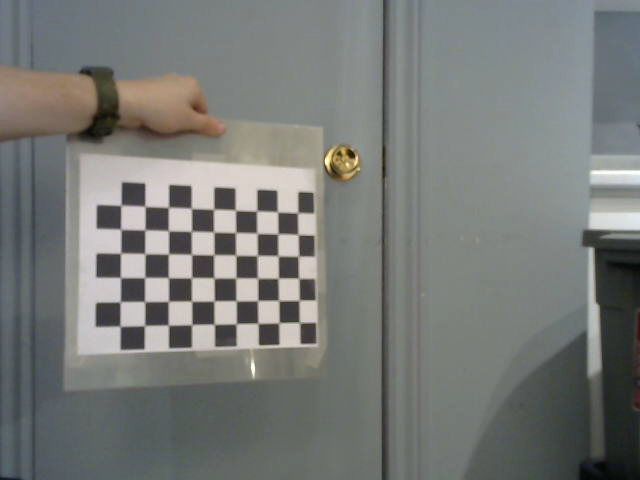
#> input picture calibrationR2/chessboard-R100.png, 640 x 480 px, given in place of chessboard-R0.png, which was not available
$ python main.py   (older library calls are emulated)
#> lines starting #> are read from the running program, lines starting #| are printed output that depends on the picture; pictures that were not available may be replaced by others from this repository, and a replacement may not be noted
### Calibration.py
import numpy as np
import cv2

def calibration(isDebug = False):
#> called with isDebug = False
    imgDirL = 'calibrationL2/'
    imgDirR = 'calibrationR2/'

    # isDebug = True

    criteria = (cv2.TERM_CRITERIA_EPS + cv2.TERM_CRITERIA_MAX_ITER, 30, 0.001)
    criteria_stereo = (cv2.TERM_CRITERIA_EPS + cv2.TERM_CRITERIA_MAX_ITER, 30, 0.001)

    # Square dimension
    calibrationsquaredimension = 26

    # Prepare object points
    objp = np.zeros((9*6, 3), np.float32)
    objp[:, :2] = np.mgrid[0:9, 0:6].T.reshape(-1, 2) * calibrationsquaredimension

    # Arrays to store object points and image points from all images
    objpoints = []   # 3d points in real world space
    imgpointsR = []   # 2d points in image plane
    imgpointsL = []

    # Start calibration from the camera
    print('Reading calibration samples for the 2 cameras... ')
    # Call all saved images
    for i in range(0, 101):   # Number of calibration pics
        t = str(i)
        ChessImaR = cv2.imread(imgDirR+'chessboard-R'+t+'.png', 0)    # Right side
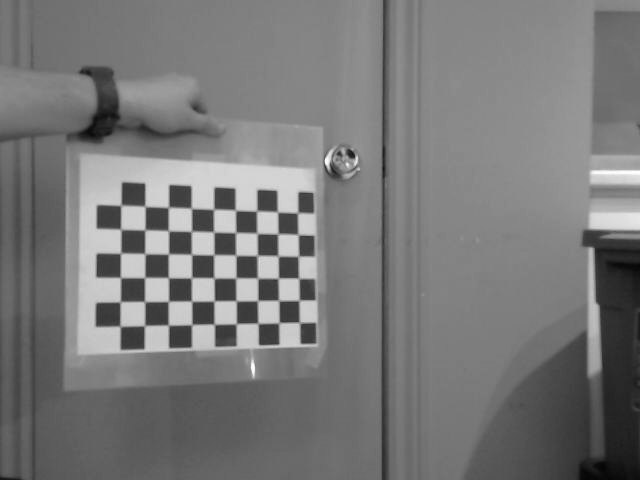
#> ChessImaR: shape (480, 640); min 5, max 255, mean 120.5
        ChessImaL = cv2.imread(imgDirL+'chessboard-L'+t+'.png', 0)    # Left side
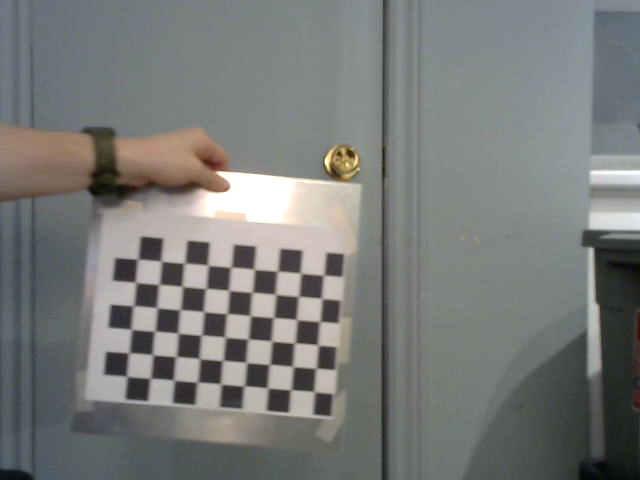
#> input picture calibrationR2/chessboard-R11.png, 640 x 480 px, given in place of chessboard-L0.png, which was not available
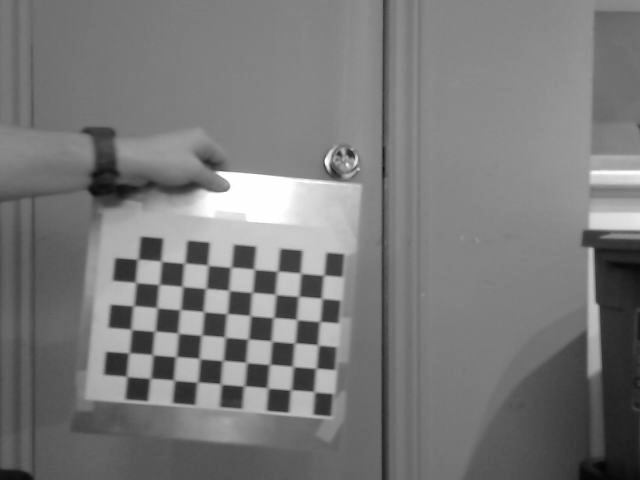
#> ChessImaL: shape (480, 640); min 3, max 255, mean 121.2
        retR, cornersR = cv2.findChessboardCorners(ChessImaR, (9, 6), None)  # chees corners we are looking for
#> retR = True; cornersR = 54 rows, first 8: [300.1, 323.6], [279.6, 322], [257.9, 323.2], [235.4, 324.5], [214.3, 324.3], [191.7, 324.8], [168, 324.7], [144, 326.1]
        retL, cornersL = cv2.findChessboardCorners(ChessImaL, (9, 6), None)  # Left side
#> retL = True; cornersL = 54 rows, first 8: [313.3, 391.2], [290.6, 389.5], [268.5, 388.7], [243.4, 386.4], [220.2, 383.5], [197.2, 382.5], [173.8, 379.8], [149.9, 378.7]
        if (True == retR) & (True == retL):
            objpoints.append(objp)
            corners2R = cv2.cornerSubPix(ChessImaR, cornersR, (11, 11), (-1, -1), criteria)
#> corners2R = 54 rows, first 8: [299.5, 322.5], [278.9, 322.8], [258, 323.3], [236.2, 323.7], [214.3, 324.2], [191.7, 324.6], [168.4, 325.1], [144.5, 325.6]
            corners2L = cv2.cornerSubPix(ChessImaL, cornersL, (11, 11), (-1, -1), criteria)
#> corners2L = 54 rows, first 8: [314.2, 391.7], [290.7, 389.8], [267.6, 388], [244.1, 385.9], [220.9, 383.9], [197.4, 382.1], [174, 380.2], [150.2, 378.3]
            imgpointsR.append(corners2R)
            imgpointsL.append(corners2L)

    print('Calibrating camera R')
    # Determine the new values for different parameters
    #   Right Side
    retR, mtxR, distR, rvecsR, tvecsR = cv2.calibrateCamera(objpoints, imgpointsR, ChessImaR.shape[::-1], None, None)
    hR, wR = ChessImaR.shape[:2]
    #newcameramtxR, roiR = cv2.getOptimalNewCameraMatrix(mtxR, distR, (wR, hR), 1, (wR, hR))

    print('Calibrating camera L')
    #   Left Side
    retL, mtxL, distL, rvecsL, tvecsL = cv2.calibrateCamera(objpoints, imgpointsL, ChessImaL.shape[::-1], None, None)
    hL, wL = ChessImaL.shape[:2]
    #newcameramtxL, roiL = cv2.getOptimalNewCameraMatrix(mtxL, distL, (wL, hL), 1, (wL, hL))

    print('Starting the stereoCalibrate...')

    flags = 0
    flags |= cv2.CALIB_FIX_INTRINSIC

    retS, MLS, dLS, MRS, dRS, R, T, E, F = cv2.stereoCalibrate(objpoints, imgpointsL, imgpointsR, mtxL, distL, mtxR, distR,
                                                              ChessImaR.shape[::-1], criteria_stereo, flags)
    print('Starting the stereoRectify...')
    rectify_scale = 0
    RL, RR, PL, PR, Q, roiL, roiR = cv2.stereoRectify(MLS, dLS, MRS, dRS, ChessImaR.shape[::-1], R, T, rectify_scale, (0, 0))

    print('Starting undistortion...')
    # Rectification and Lens distortion correction at the same time
    LStereoMapX, LStereoMapY = cv2.initUndistortRectifyMap(MLS, dLS, RL, PL, ChessImaR.shape[::-1], cv2.CV_16SC2)
    RStereoMapX, RStereoMapY = cv2.initUndistortRectifyMap(MRS, dRS, RR, PR, ChessImaR.shape[::-1], cv2.CV_16SC2)

    # draw an example
    if isDebug:
        left_rectified = cv2.remap(ChessImaL, LStereoMapX, LStereoMapY, cv2.INTER_LINEAR, cv2.BORDER_CONSTANT)
        right_rectified = cv2.remap(ChessImaR, RStereoMapX, RStereoMapY, cv2.INTER_LINEAR, cv2.BORDER_CONSTANT)

        cv2.imshow('left', left_rectified)
        cv2.imshow('right', right_rectified)

        print('Intrinsic cameraL matrix\n', MLS, '\n')
        print('DistorsionL matrix\n', dLS, '\n')
        print('Intrinsic cameraR matrix\n', MRS, '\n')
        print('DistorsionR matrix\n', dRS, '\n')

        print('R\n', R, '\n')  # Rotation matrix
        print('T\n', T, '\n')  # Translation matrix
        print('E\n', E, '\n')  # Essential matrix
        print('F\n', F, '\n')  # Fundamental matrix

        cv2.waitKey(0)

    return [LStereoMapX, LStereoMapY, RStereoMapX, RStereoMapY, PL, PR, R, T]

### main.py
from matplotlib import cm
import Calibration
import LaserDotDetection
import cv2
import numpy as np
import matplotlib.pyplot as plt

isDebugCalibration = False
isDebugDetection = False

rejected = 0

#> (the run stopped early here; a loop or call above may not have finished)
